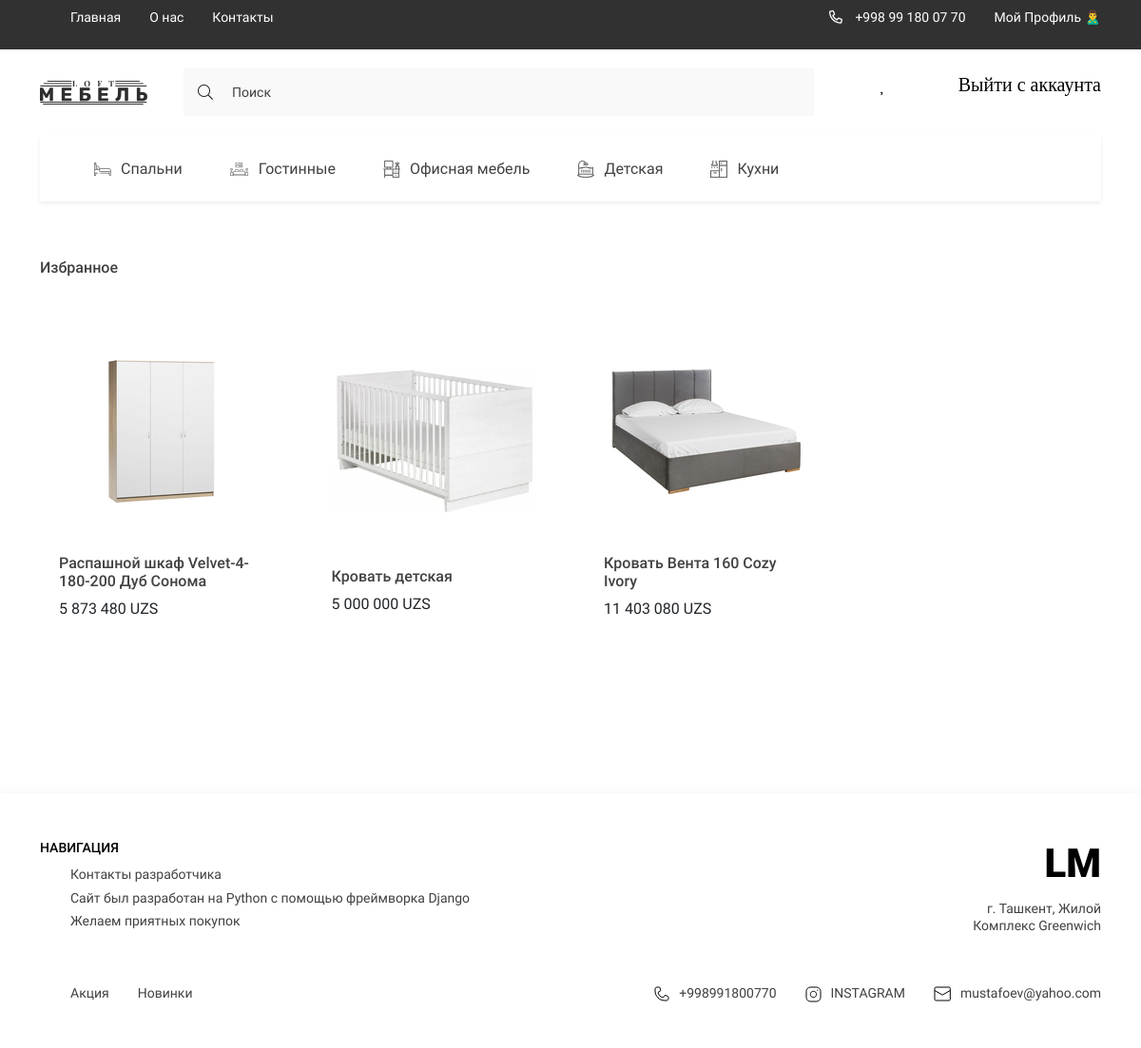
The app's page /favorite_products/ (signed in) with its own data.
### digital/models.py (models this page shows, shortened)
class Category(models.Model):
    title = models.CharField(max_length=150, verbose_name='Название категории')
    image = models.ImageField(upload_to='categories/', verbose_name='Изображение', blank=True, null=True)
    slug = models.SlugField(unique=True, null=True)
    parent = models.ForeignKey('self', on_delete=models.CASCADE, null=True, blank=True, related_name='subcategories',
                               related_query_name='subcategories', verbose_name='Категория')
    def get_absolute_url(self):
        return reverse('category_page', kwargs={'slug': self.slug})
    def get_image_category(self):
        if self.image:
            return self.image.url
        else:
            return '-'
    class Meta:
        verbose_name = 'Категория'
        verbose_name_plural = 'Категории'

class Product(models.Model):
    title = models.CharField(max_length=250, verbose_name='Название Товара')
    price = models.FloatField(verbose_name='Цена')
    quantity = models.IntegerField(verbose_name='Количество')
    slug = models.SlugField(unique=True, null=True)
    created_at = models.DateTimeField(auto_now_add=True, verbose_name='Дата добавления')
    category = models.ForeignKey(Category, on_delete=models.CASCADE, related_name='products', verbose_name='Категория')
    edited_at = models.DateTimeField(auto_now=True, verbose_name='Дата изменения')
    brand = models.ForeignKey('Brand', on_delete=models.CASCADE, null=True, blank=True)
    color_code = models.TextField(default='#000000', verbose_name='Код цвета', null=True, blank=True)
    color_name = models.TextField(default='Желтый', verbose_name='Цвет', null=True, blank=True)
    description_all = models.TextField(verbose_name='Описание для страницы о товаре', blank=True, null=True)
    def get_absolute_url(self):
        return reverse('product_detail', kwargs={'slug': self.slug})
    def get_image_product(self):
        if self.images:
            try:
                return self.images.first().image.url
            except:
                return '-'
        else:
            return '-'
    class Meta:
        verbose_name = 'Товар'
        verbose_name_plural = 'Товары'

class Gallery(models.Model):
    image = models.ImageField(upload_to='products', verbose_name='Картинка товара')
    product = models.ForeignKey(Product, on_delete=models.CASCADE, related_name='images')
    class Meta:
        verbose_name = 'Картинка'
        verbose_name_plural = 'Картинки'

### digital/views.py (the view)
# urls.py: path('favorite_products/', FavoriteProductsView.as_view(), name='my_favorite'),
class FavoriteProductsView(LoginRequiredMixin, ListView):
    model = FavoriteProduct
    context_object_name = 'products'
    template_name = 'digital/favorite.html'
    login_url = 'login'
    def get_queryset(self):
        user = self.request.user
        favorite_products = FavoriteProduct.objects.filter(user=user)
        products = [i.product for i in favorite_products]
        return products

### digital/templatetags/digital_tags.py (called while the page is built)
@register.simple_tag()
def get_categories():
    categories = Category.objects.filter(parent=None)
    return categories

@register.simple_tag()
def get_favorite_products(user):
    favorite_products = FavoriteProduct.objects.filter(user=user)
    products = [i.product for i in favorite_products]
    return products

@register.simple_tag()
def get_normal_price(price):
    return f'{int(price):_}'.replace('_', ' ')

### digital/templates/digital/favorite.html (shortened to what this page needs)
{% extends 'base.html' %}
{% block main %}
<main class="main">
    <div class="container">
        <section class="products">
            <h2 class="products__title">Избранное</h2>
            <div class="products__content">
                {% for product in products %}
                {% include 'digital/components/_product.html' %}
                {% endfor %}
            </div>
        </section>
    </div>
</main>
{% endblock main %}

### templates/components_base/_categories_list.html
{% load digital_tags %}
{% get_categories as categories %}
<ul class="header__list _categories">
    {% for category in categories %}
    <li>
        <a href="{{ category.get_absolute_url }}" class="header__list-links">
                                <span class="header__list-img">
                                    <img src="{{ category.get_image_category }}"
                                         alt="icons">
                                </span>
            {{ category.title }}
        </a>
    </li>
    {% endfor %}
</ul>

### digital/templates/digital/components/_product.html (shortened to what this page needs)
{% load digital_tags %}
<div class="products__item">
    <a href="{{ product.get_absolute_url }}"> <img src="{{ product.get_image_product }}" alt=""
                                   class="products__item-img"></a>
    <div class="products__item-text">
        <h3 class="products__item-title">{{ product.title }}</h3>
        <div class="products__item-price">{% get_normal_price product.price %} UZS</div>
    </div>
</div>

### digital/static/digital/style/style.css (style rules this page uses)
:root { --containerWidth: 1140px; --primaryColor: #414141; --primaryFont: 'Roboto'; --mainColor: #245462; }
* { padding: 0; margin: 0; box-sizing: border-box; text-decoration: none; list-style: none; font-family: var(--primaryFont); }
.container { width: 100%; max-width: calc(var(--containerWidth) + 30px); margin: 0 auto; padding: 0 15px; }
.nav__content-bars, ._categories, .nav__list-links>img, .nav__bars-open, ._truck { display: none; }
.header__list { display: flex; justify-content: space-between; align-items: center; }
.header__list._categories { justify-content: flex-start; width: 100%; overflow-x: scroll; background: #FFFFFF; box-shadow: 0px 2px 4px rgba(0, 0, 0, 0.07); margin-bottom: 30px; }
.header__list-links { padding: 24px 25px; display: flex; justify-content: center; align-items: center; height: 70px; transition: background .3s linear, color .3s linear; width: max-content; font-family: 'Roboto'; font-size: 16px; line-height: 19px; color: #414141; }
.header__list-links img { margin-right: 10px; min-width: 18px; transition: filter .3s linear; }
.main { width: 100%; flex-grow: 1; padding-bottom: 150px; }
.products { width: 100%; display: flex; flex-direction: column; margin-top: 30px; }
.products__title { font-size: 16px; line-height: 19px; color: #414141; margin-bottom: 35px; }
.products__content { width: 100%; display: grid; grid-template-columns: repeat(4, minmax(137.67px, 263px)); column-gap: 30px; row-gap: 10px; }
.products__item { display: flex; justify-content: center; flex-direction: column; align-items: center; padding: 53px 20px 32px; transition: transform .3s linear; position: relative; }
.products__item-text { width: 100%; margin-top: 54px; }
.products__item-title { font-weight: 500; font-size: 16px; line-height: 19px; color: #414141; }
.products__item-img { width: 100%; }

### templates/base.html (style rules this page uses)
a { text-decoration:none; }

### records on screen
Category: get_image_category (picture), title "Спальни"
Category: get_image_category (picture), title "Гостинные"
Category: get_image_category (picture), title "Офисная мебель"
Category: get_image_category (picture), title "Детская"
Category: get_image_category (picture), title "Кухни"
Product: get_image_product (picture), title "Распашной шкаф Velvet-4-180-200 Дуб Сонома", price "5 873 480"
Product: get_image_product (picture), title "Кровать детская", price "5 000 000"
Product: get_image_product (picture), title "Кровать Вента 160 Cozy Ivory", price "11 403 080"
